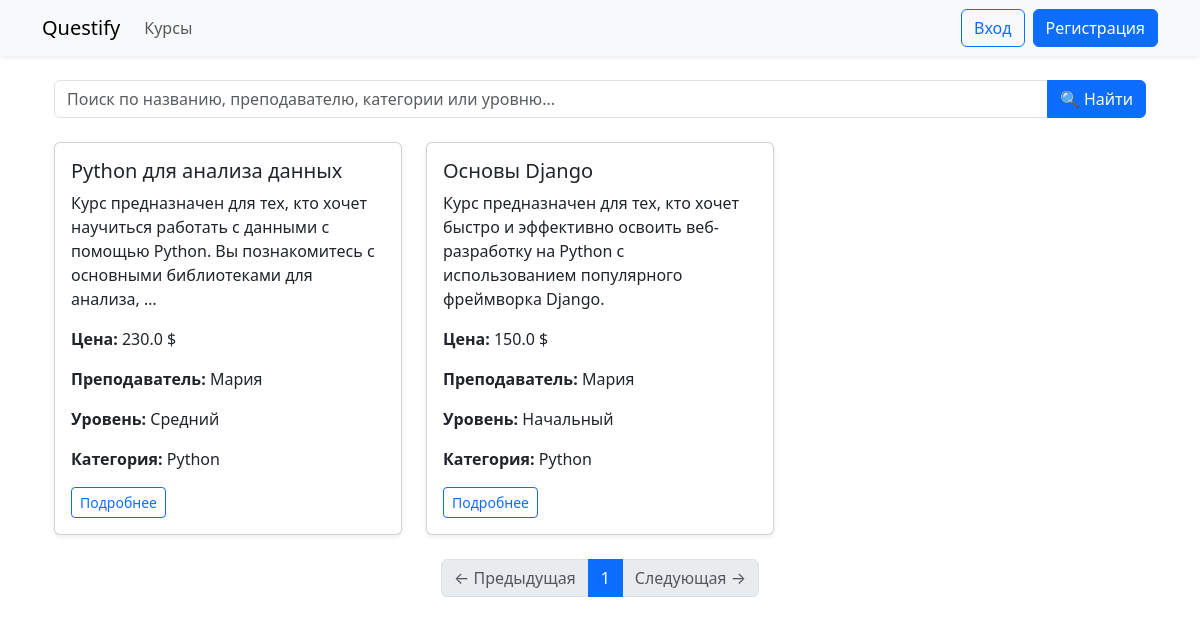
Screenshot of /course/ with the database file from the repository.
### course/models/course.py (models this page shows, shortened)
class Course(models.Model):
    class LevelChoices(models.IntegerChoices):
        BEGINNER = 1, "Начальный"
        INTERMEDIATE = 2, "Средний"
        ADVANCED = 3, "Продвинутый"
    title = models.CharField(max_length=200, verbose_name="Название", help_text="Название курса")
    description = models.TextField(null=True, verbose_name="Описание", blank=True)
    price = models.FloatField(null=True, verbose_name="Цена", blank=True)
    published = models.DateTimeField(db_index=True, verbose_name="Опубликовано", default=timezone.now)
    level = models.SmallIntegerField("Уровень сложности", choices=LevelChoices.choices, default=LevelChoices.BEGINNER)
    outcome = models.TextField(blank=True, null=True, help_text="Что студент сможет после прохождения курса")
    teacher = models.ForeignKey(settings.AUTH_USER_MODEL, on_delete=models.CASCADE, limit_choices_to={'role': 'teacher'}, default=1)
    category = models.ManyToManyField(Category, verbose_name="Категория", blank=True)
    students = models.ManyToManyField(CustomUser, related_name="enrolled_courses", blank=True)
    class Meta:
        verbose_name_plural = "Курсы"
        verbose_name = "Курс"
        ordering = ['-published']
        unique_together = ["title", "teacher"]
        get_latest_by = "published"

class Category(models.Model):
    name = models.CharField("Название категории", max_length=30, unique=True)
    class Meta:
        verbose_name = "Категория"
        verbose_name_plural = "Категории"

### users/models.py (models this page shows, shortened)
class CustomUser(AbstractUser):
    ROLE_CHOICES = [
        ('admin', 'Админ'),
        ('teacher', 'Преподаватель'),
        ('student', 'Студент'),
    ]
    role = models.CharField(max_length=20, choices=ROLE_CHOICES, default='student')

### course/views.py (the view, shortened to what this page needs)
# urls.py: path('', CourseListView.as_view(), name='course_list'),
class CourseListView(ListView):
    model = Course
    template_name = 'course/course_list.html'
    context_object_name = 'courses'
    ordering = ['-published']
    paginate_by = 6
    def get_queryset(self):
        queryset = super().get_queryset()
        q = self.request.GET.get('q', '').strip()
        return queryset

### course/templates/course/course_list.html
{% extends "base.html" %}
{% block content %}
<div class="container mt-4">
  <form method="get" action="" class="mb-4">
    <div class="input-group">
      <input
        type="text"
        name="q"
        class="form-control"
        placeholder="Поиск по названию, преподавателю, категории или уровню..."
        value="{{ request.GET.q }}">
      <button class="btn btn-primary" type="submit">🔍 Найти</button>
    </div>
  </form>
  <div class="row">
    {% for course in courses %}
      <div class="col-md-4 mb-4">
        <div class="card h-100 shadow-sm">
          <div class="card-body">
            <h5 class="card-title">{{ course.title }}</h5>
            <p class="card-text">
              {{ course.description|truncatewords:20 }}
            </p>
            <p><strong>Цена:</strong> {{ course.price }} $</p>
            <p><strong>Преподаватель:</strong> {{ course.teacher }}</p>
            <p><strong>Уровень:</strong> {{ course.get_level_display }}</p>
            <p><strong>Категория:</strong>
                {% for cat in course.category.all %}
                 {{ cat.name }}{% if not forloop.last %}, {% endif %}
                {% empty %}
                  Нет
                {% endfor %}
            </p>
            <a href="{% url 'course:course_detail' course.id %}" class="btn btn-outline-primary btn-sm">Подробнее</a>
          </div>
        </div>
      </div>
    {% empty %}
      <p>Курсы не найдены.</p>
    {% endfor %}
  </div>
</div>
<nav aria-label="Навигация по страницам">
    <ul class="pagination justify-content-center">
      {% if page_obj.has_previous %}
        <li class="page-item">
          <a class="page-link" href="?q={{ request.GET.q }}&page={{ page_obj.previous_page_number }}">← Предыдущая</a>
        </li>
      {% else %}
        <li class="page-item disabled"><span class="page-link">← Предыдущая</span></li>
      {% endif %}
      {% for num in page_obj.paginator.page_range %}
        {% if page_obj.number == num %}
          <li class="page-item active"><span class="page-link">{{ num }}</span></li>
        {% else %}
          <li class="page-item"><a class="page-link" href="?q={{ request.GET.q }}&page={{ num }}">{{ num }}</a></li>
        {% endif %}
      {% endfor %}
      {% if page_obj.has_next %}
        <li class="page-item">
          <a class="page-link" href="?q={{ request.GET.q }}&page={{ page_obj.next_page_number }}">Следующая →</a>
        </li>
      {% else %}
        <li class="page-item disabled"><span class="page-link">Следующая →</span></li>
      {% endif %}
    </ul>
  </nav>
</div>
{% endblock %}

### rows the page displays
Course: title "Python для анализа данных", description "Курс предназначен для тех, кто хочет научиться работать с данными с помощью Python. Вы познакомитесь с основными библиотеками для анализа, …", price "230.0", teacher "Мария", level "Средний"
Category: name "Python"
Course: title "Основы Django", description "Курс предназначен для тех, кто хочет быстро и эффективно освоить веб-разработку на Python с использованием популярного фреймворка Django.", price "150.0", teacher "Мария", level "Начальный"

### other values shown
{{ num }} "1"
